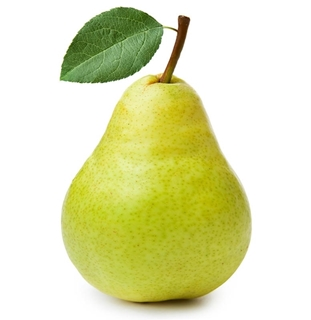
#> input picture opencv/dd.jpeg, 311 x 320 px, given in place of dd.jpg, which was not available
$ jupyter execute --allow-errors Untitled.ipynb   (shell and % lines are left out)
#> lines starting #> are read from the running program, lines starting #| are printed output that depends on the picture; after the words box and inside, x2 and y2 are one past the last pixel; in counts of white or black regions, pixels touching at a corner belong together; pictures that were not available may be replaced by others from this repository, and a replacement may not be noted
[cell 1]
import numpy as np
import matplotlib.pyplot as plt

[cell 2]
import cv2

[cell 3]
img= cv2.imread('pp.jpg')

[cell 4]
type(img)

#> (a cell that did not finish here is left out)

[cell 6]
edges = cv2.Canny(image=img, threshold1=127 , threshold2=127)

#> (a cell that did not finish here is left out)

[cell 8]
edges = cv2.Canny(image=img, threshold1=0 , threshold2=255)

#> (a cell that did not finish here is left out)

#> (a cell that did not finish here is left out)

[cell 11]
edges = cv2.Canny(image=img, threshold1=100 , threshold2=180)

#> (a cell that did not finish here is left out)

[cell 13]
imgp= cv2.imread('oo.jpg')

#> (a cell that did not finish here is left out)

[cell 15]
edges = cv2.Canny(image=img, threshold1=127 , threshold2=127)

#> (a cell that did not finish here is left out)

#> (a cell that did not finish here is left out)

[cell 18]
edges = cv2.Canny(image=img, threshold1=0 , threshold2=250)

#> (a cell that did not finish here is left out)

[cell 20]
imgpd= cv2.imread('dd.jpg')
#> imgpd is the input picture: shape (320, 311, 3); mean B, G, R 180.4, 227, 224.5

[cell 21]
plt.imshow(imgpd)

[cell 22]
imgg=cv2.blur(imgpd, ksize=(5,5))
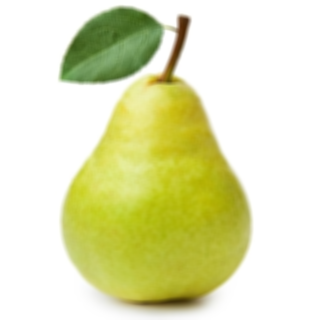
#> imgg: shape (320, 311, 3); mean B, G, R 180.4, 227, 224.5

[cell 23]
edges = cv2.Canny(image=imgpd, threshold1=0 , threshold2=250)
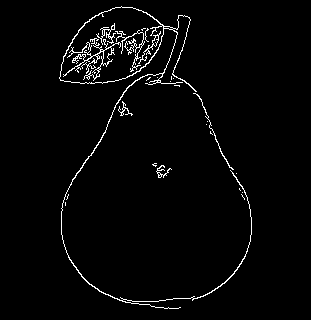
#> edges: shape (320, 311); 2.5% white in thin lines or dots, all inside (x1, y1, x2, y2) = (59, 6, 252, 309)

$ run again, with opencv/ll.jpg copied over opencv/dd.jpeg
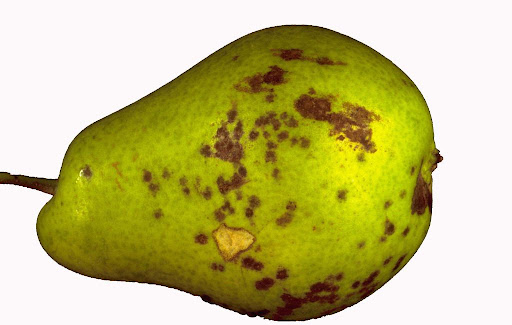
#> input picture opencv/ll.jpg, 512 x 325 px, given in place of dd.jpg, which was not available
#> imgpd is the input picture: shape (325, 512, 3); mean B, G, R 124.7, 190, 195.2
#> `imgg=cv2.blur(imgpd, ksize=(5,5))`:
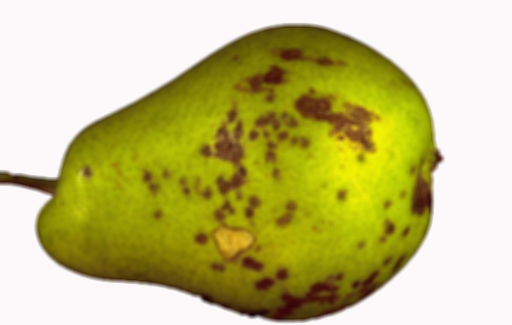
#> imgg: shape (325, 512, 3); mean B, G, R 124.7, 190, 195.2
#> `edges = cv2.Canny(image=imgpd, threshold1=0 , threshold2=250)`:
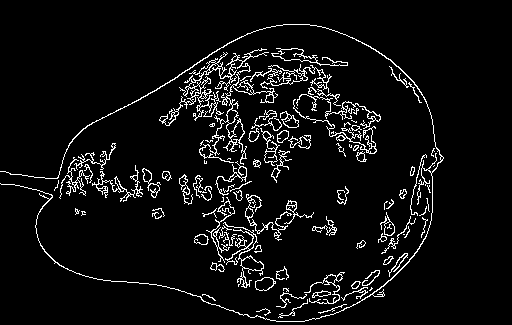
#> edges: shape (325, 512); 6% white in thin lines or dots, all inside (x1, y1, x2, y2) = (0, 24, 444, 322)
